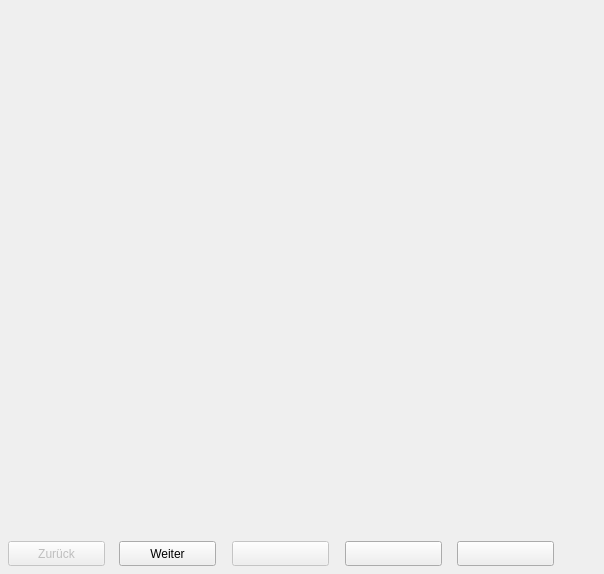
<?xml version="1.0" encoding="UTF-8"?>
<ui version="4.0">
  <class>WizardForm</class>
  <widget class="QDialog" name="WizardForm">
    <property name="geometry"><rect><x>0</x><y>0</y><width>604</width><height>574</height></rect></property>
    <property name="windowTitle"><string>WizardForm</string></property>
    <property name="vclBorderStyle" stdset="0"><string notr="true">bsDialog</string></property>
    <property name="vclPosition" stdset="0"><string notr="true">poOwnerFormCenter</string></property>
    <property name="vclKeyPreview" stdset="0"><bool>true</bool></property>
    <property name="vclDesignWidth" stdset="0"><number>604</number></property>
    <property name="vclDesignHeight" stdset="0"><number>574</number></property>
    <widget class="QFrame" name="BottomPanel">
      <property name="geometry"><rect><x>0</x><y>533</y><width>604</width><height>41</height></rect></property>
      <property name="vclAlign" stdset="0"><string notr="true">alBottom</string></property>
      <property name="frameShape"><enum>QFrame::NoFrame</enum></property>
      <property name="frameShadow"><enum>QFrame::Plain</enum></property>
      <property name="vclClass" stdset="0"><string notr="true">TPanel</string></property>
      <widget class="QPushButton" name="PreviousButton">
        <property name="geometry"><rect><x>8</x><y>8</y><width>97</width><height>25</height></rect></property>
        <property name="enabled"><bool>false</bool></property>
        <property name="text"><string>Zurück</string></property>
        <property name="icon"><iconset resource="../../resources/dfend.qrc"><normaloff>:/glyphs/53b2106da7e1dd27.png</normaloff></iconset></property>
        <property name="autoDefault"><bool>false</bool></property>
        <property name="vclOnClick" stdset="0"><string notr="true">StepButtonWork</string></property>
      </widget>
      <widget class="QPushButton" name="NextButton">
        <property name="geometry"><rect><x>119</x><y>8</y><width>97</width><height>25</height></rect></property>
        <property name="tag" stdset="0"><number>1</number></property>
        <property name="text"><string>Weiter</string></property>
        <property name="icon"><iconset resource="../../resources/dfend.qrc"><normaloff>:/glyphs/65f2d89bba697ee8.png</normaloff></iconset></property>
        <property name="autoDefault"><bool>false</bool></property>
        <property name="vclOnClick" stdset="0"><string notr="true">StepButtonWork</string></property>
      </widget>
      <widget class="QPushButton" name="OKButton">
        <property name="geometry"><rect><x>232</x><y>8</y><width>97</width><height>25</height></rect></property>
        <property name="enabled"><bool>false</bool></property>
        <property name="text"><string></string></property>
        <property name="autoDefault"><bool>false</bool></property>
        <property name="vclKind" stdset="0"><string notr="true">bkOK</string></property>
        <property name="default"><bool>true</bool></property>
        <property name="vclModalResult" stdset="0"><string notr="true">mrOk</string></property>
        <property name="vclOnClick" stdset="0"><string notr="true">OKButtonClick</string></property>
      </widget>
      <widget class="QPushButton" name="CancelButton">
        <property name="geometry"><rect><x>345</x><y>8</y><width>97</width><height>25</height></rect></property>
        <property name="text"><string></string></property>
        <property name="autoDefault"><bool>false</bool></property>
        <property name="vclKind" stdset="0"><string notr="true">bkCancel</string></property>
        <property name="vclCancel" stdset="0"><bool>true</bool></property>
        <property name="vclModalResult" stdset="0"><string notr="true">mrCancel</string></property>
      </widget>
      <widget class="QPushButton" name="HelpButton">
        <property name="geometry"><rect><x>457</x><y>8</y><width>97</width><height>25</height></rect></property>
        <property name="text"><string></string></property>
        <property name="autoDefault"><bool>false</bool></property>
        <property name="vclKind" stdset="0"><string notr="true">bkHelp</string></property>
        <property name="vclOnClick" stdset="0"><string notr="true">HelpButtonClick</string></property>
      </widget>
    </widget>
  </widget>
  <tabstops>
    <tabstop>PreviousButton</tabstop>
    <tabstop>NextButton</tabstop>
    <tabstop>OKButton</tabstop>
    <tabstop>CancelButton</tabstop>
    <tabstop>HelpButton</tabstop>
  </tabstops>
  <resources><include location="../../resources/dfend.qrc"/></resources>
  <connections/>
</ui>
